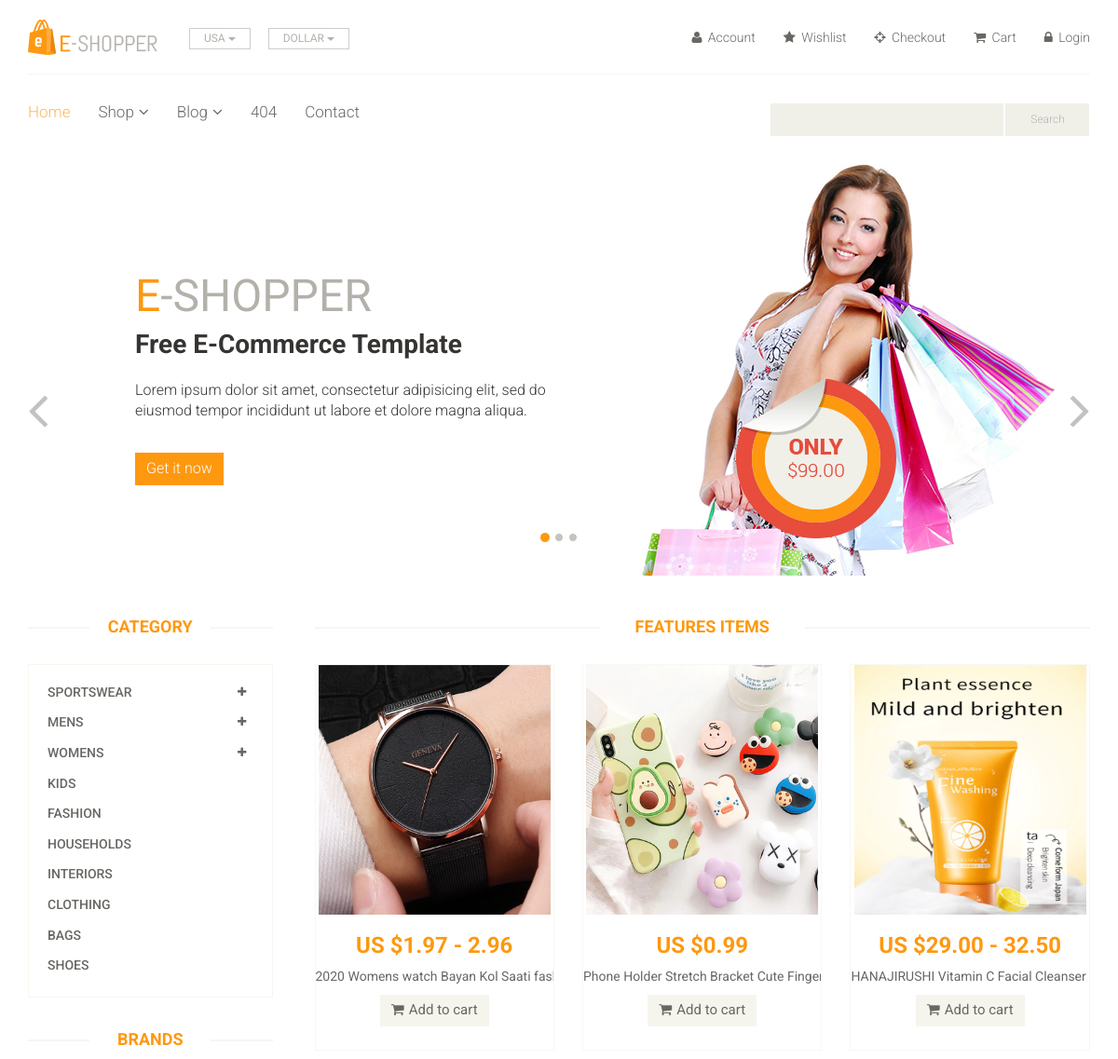
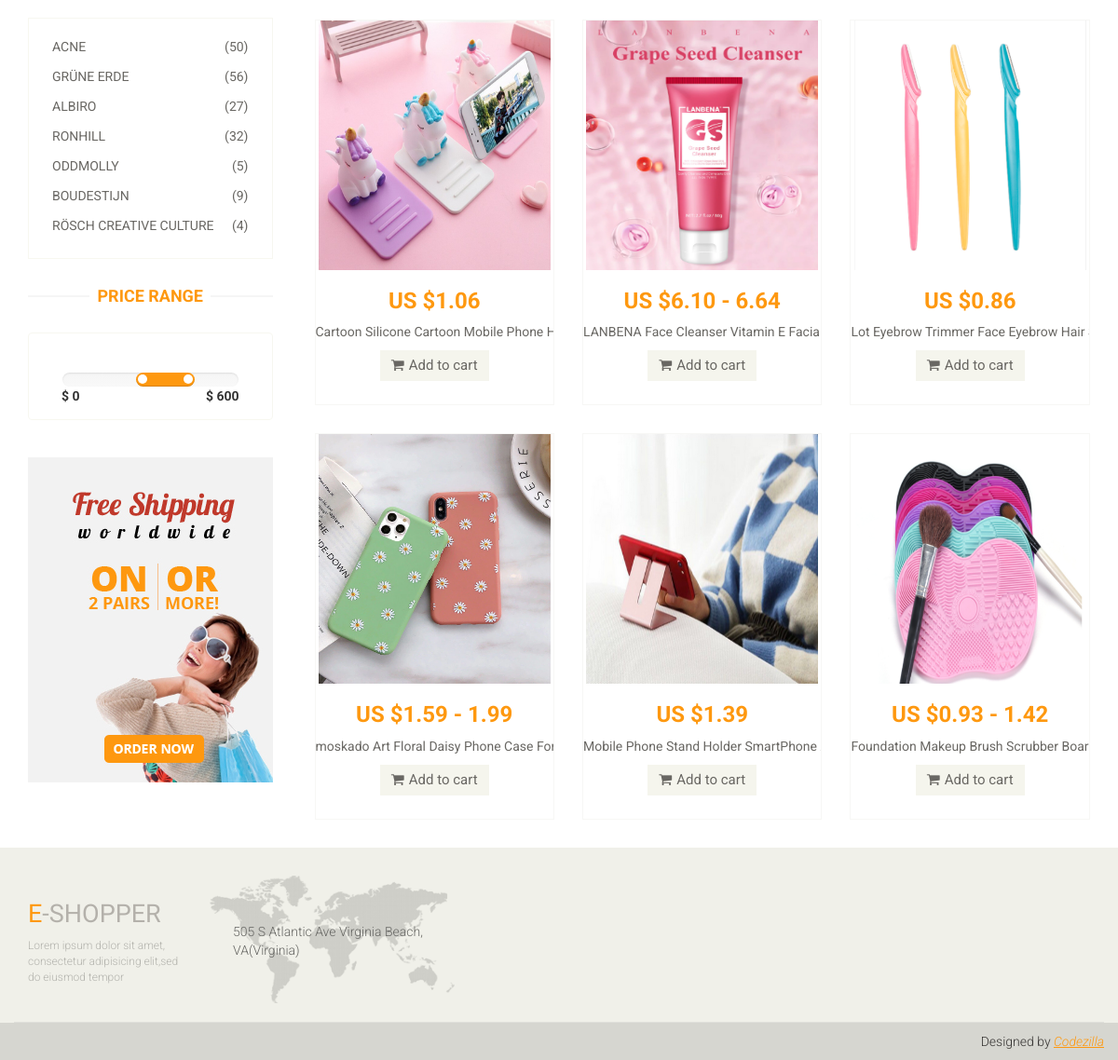
The page / on the database its author committed (2 pictures, top to bottom).
### tables this page shows
CREATE TABLE product(
    PRODUCT_ID TEXT,
	PRODUCT_NAME TEXT,
	DESCRIPTION TEXT,
	PRODUCT_PRICE TEXT,
	PRODUCT_IMAGE BLOB,
	CLUSTER_ID TEXT);

### app.py (the view, shortened to what this page needs)
@app.route("/", methods=["POST", "GET"])
def use():
    sql1 = "SELECT * FROM product ORDER BY RANDOM() LIMIT 9"
    con = sqlite3.connect('Database/database.db')
    con.row_factory = sqlite3.Row
    recomond = []
    cur = con.cursor()
    cur.execute(sql1)
    product = cur.fetchall()
    print("products : ", product)
    return render_template("index.html", products=product, recomonds=recomond)

### app.py (called while the page is built)
@app.teardown_appcontext
def close_connection(exception):
    db = getattr(g, '_database', None)
    if db is not None:
        db.close()

### templates/index.html (shortened to what this page needs)
<!DOCTYPE html>
<html lang="en">
<head>
    <link href=" {{ url_for('static', filename='css/bootstrap.min.css') }}" rel="stylesheet">
    <link href=" {{ url_for('static', filename='css/font-awesome.min.css') }}" rel="stylesheet">
    <link href=" {{ url_for('static', filename='css/prettyPhoto.css') }}" rel="stylesheet">
    <link href=" {{ url_for('static', filename='css/price-range.css') }}" rel="stylesheet">
    <link href=" {{ url_for('static', filename='css/animate.css') }}" rel="stylesheet">
    <link href=" {{ url_for('static', filename='css/main.css') }}" rel="stylesheet">
    <link href=" {{ url_for('static', filename='css/responsive.css') }}" rel="stylesheet">
</head>
<body>
    <header id="header">
        <div class="header-middle">
            <div class="container">
                <div class="row">
                    <div class="col-sm-4">
                        <div class="logo pull-left">
                            <a href="#"><img src="images/home/logo.png" alt="" /></a>
                        </div>
                        <div class="btn-group pull-right">
                            <div class="btn-group">
                                <button type="button" class="btn btn-default dropdown-toggle usa"
                                    data-toggle="dropdown">
                                    USA
                                    <span class="caret"></span>
                                </button>
                            </div>
                            <div class="btn-group">
                                <button type="button" class="btn btn-default dropdown-toggle usa"
                                    data-toggle="dropdown">
                                    DOLLAR
                                    <span class="caret"></span>
                                </button>
                            </div>
                        </div>
                    </div>
                    <div class="col-sm-8">
                        <div class="shop-menu pull-right">
                            <ul class="nav navbar-nav">
                                <li><a href="#"><i class="fa fa-user"></i> Account</a></li>
                                <li><a href="#"><i class="fa fa-star"></i> Wishlist</a></li>
                                <li><a href="#"><i class="fa fa-crosshairs"></i> Checkout</a></li>
                                <li><a href="#"><i class="fa fa-shopping-cart"></i> Cart</a></li>
                                <li><a href="#"><i class="fa fa-lock"></i> Login</a></li>
                            </ul>
                        </div>
                    </div>
                </div>
            </div>
        </div>
        <div class="header-bottom">
            <div class="container">
                <div class="row">
                    <div class="col-sm-9">
                        <div class="mainmenu pull-left">
                            <ul class="nav navbar-nav collapse navbar-collapse">
                                <li><a href=" #" class="active">Home</a></li>
                                <li class="dropdown"><a href="#">Shop<i class="fa fa-angle-down"></i></a>
                                </li>
                                <li class="dropdown"><a href="#">Blog<i class="fa fa-angle-down"></i></a>
                                </li>
                                <li><a href="#">404</a></li>
                                <li><a href="#">Contact</a></li>
                            </ul>
                        </div>
                    </div>
                    <div class="col-sm-3">
                        <div class="search_box pull-right">
                            <form action="#" method="POST">
                                <table>
                                    <tr>
                                        <td><input type="text" name="search" id="searchTxt"></td>
                                        <td><input type="submit" value="Search " id="searchButton"></td>
                                    </tr>
                                </table>
                            </form>
                        </div>
                    </div>
                </div>
            </div>
        </div>
    </header>
    <section id="slider">
        <div class="container">
            <div class="row">
                <div class="col-sm-12">
                    <div id="slider-carousel" class="carousel slide" data-ride="carousel">
                        <ol class="carousel-indicators">
                            <li data-target="#slider-carousel" data-slide-to="0" class="active"></li>
                            <li data-target="#slider-carousel" data-slide-to="1"></li>
                            <li data-target="#slider-carousel" data-slide-to="2"></li>
                        </ol>
                        <div class="carousel-inner">
                            <div class="item active">
                                <div class="col-sm-6">
                                    <h1><span>E</span>-SHOPPER</h1>
                                    <h2>Free E-Commerce Template</h2>
                                    <p>Lorem ipsum dolor sit amet, consectetur adipisicing elit, sed do eiusmod tempor
                                        incididunt ut labore et dolore magna aliqua. </p>
                                    <button type="button" class="btn btn-default get">Get it now</button>
                                </div>
                                <div class="col-sm-6">
                                    <img src="{{ url_for('static', filename='images/home/girl1.jpg')}}"
                                        class="girl img-responsive" alt="" />
                                    <img src="{{url_for('static',filename='images/home/pricing.png')}}" class="pricing"
                                        alt="" />
                                </div>
                            </div>
                        </div>
                        <a href="#slider-carousel" class="left control-carousel hidden-xs" data-slide="prev">
                            <i class="fa fa-angle-left"></i>
                        </a>
                        <a href="#slider-carousel" class="right control-carousel hidden-xs" data-slide="next">
                            <i class="fa fa-angle-right"></i>
                        </a>
                    </div>
                </div>
            </div>
        </div>
    </section>
    <section>
        <div class="container">
            <div class="row">
                <div class="col-sm-3">
                    <div class="left-sidebar">
                        <h2>Category</h2>
                        <div class="panel-group category-products" id="accordian">
                            <div class="panel panel-default">
                                <div class="panel-heading">
                                    <h4 class="panel-title">
                                        <a data-toggle="collapse" data-parent="#accordian" href="#sportswear">
                                            <span class="badge pull-right"><i class="fa fa-plus"></i></span>
                                            Sportswear
                                        </a>
                                    </h4>
                                </div>
                            </div>
                            <div class="panel panel-default">
                                <div class="panel-heading">
                                    <h4 class="panel-title">
                                        <a data-toggle="collapse" data-parent="#accordian" href="#mens">
                                            <span class="badge pull-right"><i class="fa fa-plus"></i></span>
                                            Mens
                                        </a>
                                    </h4>
                                </div>
                            </div>
                            <div class="panel panel-default">
                                <div class="panel-heading">
                                    <h4 class="panel-title">
                                        <a data-toggle="collapse" data-parent="#accordian" href="#womens">
                                            <span class="badge pull-right"><i class="fa fa-plus"></i></span>
                                            Womens
                                        </a>
                                    </h4>
                                </div>
                            </div>
                            <div class="panel panel-default">
                                <div class="panel-heading">
                                    <h4 class="panel-title"><a href="#">Kids</a></h4>
                                </div>
                            </div>
                            <div class="panel panel-default">
                                <div class="panel-heading">
                                    <h4 class="panel-title"><a href="#">Fashion</a></h4>
                                </div>
                            </div>
                            <div class="panel panel-default">
                                <div class="panel-heading">
                                    <h4 class="panel-title"><a href="#">Households</a></h4>
                                </div>
                            </div>
                            <div class="panel panel-default">
                                <div class="panel-heading">
                                    <h4 class="panel-title"><a href="#">Interiors</a></h4>
                                </div>
                            </div>
                            <div class="panel panel-default">
                                <div class="panel-heading">
                                    <h4 class="panel-title"><a href="#">Clothing</a></h4>
                                </div>
                            </div>
                            <div class="panel panel-default">
                                <div class="panel-heading">
                                    <h4 class="panel-title"><a href="#">Bags</a></h4>
                                </div>
                            </div>
                            <div class="panel panel-default">
                                <div class="panel-heading">
                                    <h4 class="panel-title"><a href="#">Shoes</a></h4>
                                </div>
                            </div>
                        </div>
                        <div class="brands_products">
                            <h2>Brands</h2>
                            <div class="brands-name">
                                <ul class="nav nav-pills nav-stacked">
                                    <li><a href="#"> <span class="pull-right">(50)</span>Acne</a></li>
                                    <li><a href="#"> <span class="pull-right">(56)</span>Grüne Erde</a></li>
                                    <li><a href="#"> <span class="pull-right">(27)</span>Albiro</a></li>
                                    <li><a href="#"> <span class="pull-right">(32)</span>Ronhill</a></li>
                                    <li><a href="#"> <span class="pull-right">(5)</span>Oddmolly</a></li>
                                    <li><a href="#"> <span class="pull-right">(9)</span>Boudestijn</a></li>
                                    <li><a href="#"> <span class="pull-right">(4)</span>Rösch creative culture</a></li>
                                </ul>
                            </div>
                        </div>
                        <div class="price-range">
                            <h2>Price Range</h2>
                            <div class="well text-center">
                                    data-slider-step="5" data-slider-value="[250,450]" id="sl2"><br />
                                <b class="pull-left">$ 0</b> <b class="pull-right">$ 600</b>
                            </div>
                        </div>
                        <div class="shipping text-center">
                            <img src="images/home/shipping.jpg" alt="" />
                        </div>
                    </div>
                </div>
                <div class="col-sm-9 padding-right">
                    <div class="features_items">
                        <h2 class="title text-center">Features Items</h2>
                        {%for row in products %}
                        {%set img_link=row["PRODUCT_IMAGE"]%}
                        <div class="col-sm-4">
                            <div class="product-image-wrapper">
                                <div class="single-products">
                                    <div class="productinfo text-center">
                                        <img src="{{url_for('static',filename='images/products/'+img_link)}}" alt="" />
                                        <h2>{{row["PRODUCT_PRICE"]}}</h2>
                                        <p>{{row["PRODUCT_NAME"]}}</p>
                                        <a href="#" class="btn btn-default add-to-cart"><i
                                                class="fa fa-shopping-cart"></i>Add to cart</a>
                                    </div>
                                    <div class="product-overlay">
                                        <div class="overlay-content">
                                        </div>
                                    </div>
                                </div>
                            </div>
                        </div>
                        {%endfor%}
                    </div>
                </div>
            </div>
        </div>
    </section>
    <footer id="footer">
        <div class="footer-top">
            <div class="container">
                <div class="row">
                    <div class="col-sm-2">
                        <div class="companyinfo">
                            <h2><span>e</span>-shopper</h2>
                            <p>Lorem ipsum dolor sit amet, consectetur adipisicing elit,sed do eiusmod tempor</p>
                        </div>
                    </div>
                    <div class="col-sm-3">
                        <div class="address">
                            <img src="images/home/map.png" alt="" />
                            <p>505 S Atlantic Ave Virginia Beach, VA(Virginia)</p>
                        </div>
                    </div>
                </div>
            </div>
        </div>
        <div class="footer-bottom">
            <div class="container">
                <div class="row">
                    <p class="pull-right">Designed by <span><a target="_blank"
                                href="http://www.themeum.com">Codezilla</a></span></p>
                </div>
            </div>
        </div>
    </footer>
</body>
</html>

### templates/index.html (style rules this page uses)
.features_items { width: 241.75; height: 368.61; white-space: nowrap; overflow: hidden; }
.features_items img { width: 249px; height: 268px; }
#searchButton { width: 90px; }
#searchTxt { background-image: none; width: 250px; }

### rows shown on the page
product: PRODUCT_IMAGE (picture), PRODUCT_PRICE "US $1.97 - 2.96", PRODUCT_NAME "2020 Womens watch Bayan Kol Saati…"
product: PRODUCT_IMAGE (picture), PRODUCT_PRICE "US $0.99", PRODUCT_NAME "Phone Holder Stretch Bracket Cute Finger…"
product: PRODUCT_IMAGE (picture), PRODUCT_PRICE "US $29.00 - 32.50", PRODUCT_NAME "HANAJIRUSHI Vitamin C Facial Cleanser…"
product: PRODUCT_IMAGE (picture), PRODUCT_PRICE "US $1.06", PRODUCT_NAME "Cartoon Silicone Cartoon Mobile Phone…"
product: PRODUCT_IMAGE (picture), PRODUCT_PRICE "US $6.10 - 6.64", PRODUCT_NAME "LANBENA Face Cleanser Vitamin E Facial…"
product: PRODUCT_IMAGE (picture), PRODUCT_PRICE "US $0.86", PRODUCT_NAME "Lot Eyebrow Trimmer Face Eyebrow Hair…"
product: PRODUCT_IMAGE (picture), PRODUCT_PRICE "US $1.59 - 1.99", PRODUCT_NAME "moskado Art Floral Daisy Phone Case For…"
product: PRODUCT_IMAGE (picture), PRODUCT_PRICE "US $1.39", PRODUCT_NAME "Mobile Phone Stand Holder SmartPhone…"
product: PRODUCT_IMAGE (picture), PRODUCT_PRICE "US $0.93 - 1.42", PRODUCT_NAME "Foundation Makeup Brush Scrubber…"
